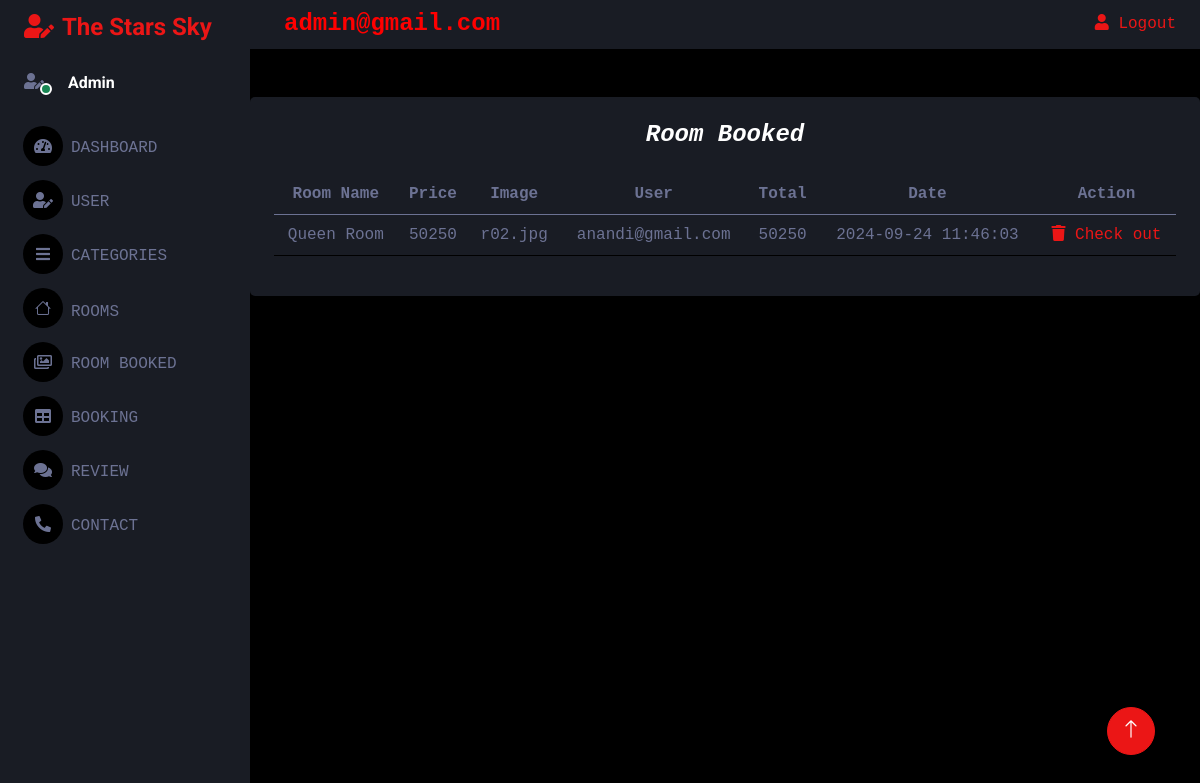
The page /admin/cart.php on the database its author committed.
### tables this page shows
CREATE TABLE `cart` (
  `id` int(200) NOT NULL,
  `name` varchar(200) NOT NULL,
  `price` varchar(200) NOT NULL,
  `image` varchar(200) NOT NULL,
  `user` varchar(255) NOT NULL,
  `total` int(200) NOT NULL,
  `date` timestamp NOT NULL DEFAULT current_timestamp() ON UPDATE current_timestamp()
);

### admin/cart.php (the view, shortened to what this page needs)
<?php
include 'header.php';
include 'sidebar.php';
include 'navigation.php';
?>
<body style="font-family: courier new">
   <div class="col-sm-12 col-xl-12">
      <div class="bg-secondary rounded h-100 p-4">
         <h4 class="mb-4" style="text-align: center; font-family: courier new"><b><i>Room Booked</i></b></h4>
         <table class="table table-hover" style="text-align: center; font-family: courier new">
            <thead>
               <tr>
                  <th scope="col">Room Name</th>
                  <th scope="col">Price</th>
                  <th scope="col">Image</th>
                  <th scope="col">User</th>
                  <th scope="col">Total</th>
                  <th scope="col">Date</th>
                  <th colspan=2>Action</th>
               </tr>
            </thead>
            <?php
            $query_select = "SELECT *from cart";
            $query_run = mysqli_query($con, $query_select);
            if (mysqli_num_rows($query_run) > 0) {
               foreach ($query_run as $row) {
            ?>
                  <tbody style="padding:left=100px;">
                     <tr style="text-align:center">
                        <td><?php echo $row['name']; ?></td>
                        <td><?php echo $row['price']; ?></td>
                        <td><?php echo $row['image']; ?></td>
                        <td><?php echo $row['user']; ?></td>
                        <td><?php echo $row['total']; ?></td>
                        <td><?php echo $row['date']; ?></td>
                        <td><a href="cart.php?delete=<?php echo $row['id']; ?>" class="delete-btn" onclick="return confirm('Checkout Successfully Done.');"> <i class="fas fa-trash"></i> Check out </a></td>
                     </tr>
               <?php
               }
            }
               ?>
                  </tbody>
         </table>
      </div>
   </div>
   <?php
   include 'footer.php';
   include 'javascript.php';
   ?>

### admin/css/style.css (style rules this page uses)
:root { --primary: #EB1616; --secondary: #191C24; --light: #6C7293; --dark: #000000; }

### rows shown on the page
cart: name "Queen Room", price "50250", image "r02.jpg", user "anandi@gmail.com", total "50250", date "2024-09-24 11:46:03"
